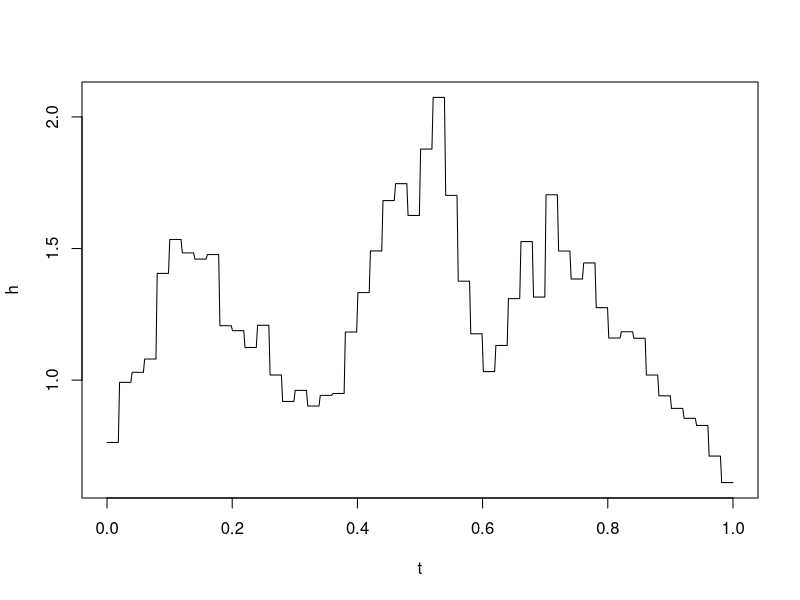

The R script that drew this image:
intervalos <- 50
alpha <- 1
beta <- 1
c <- 100

lambda <- rgamma(shape = alpha, rate = beta, n = 1)
u <- rpois(lambda = c*lambda, n = 1)

for (i in 1:(intervalos-1)) {
  lambda <- c(lambda, rgamma(shape = alpha + u[i], rate = beta + c, n = 1))
  u <- c(u, rpois(lambda = c * lambda[i+1], n = 1))
}

t <- seq(from = 0, to = 1, length.out = 10*intervalos)

h <- c()
for (i in 1:intervalos) {
  h <- c(h, rep(lambda[i], times = 10))
}

plot(t, h, type = "l")
